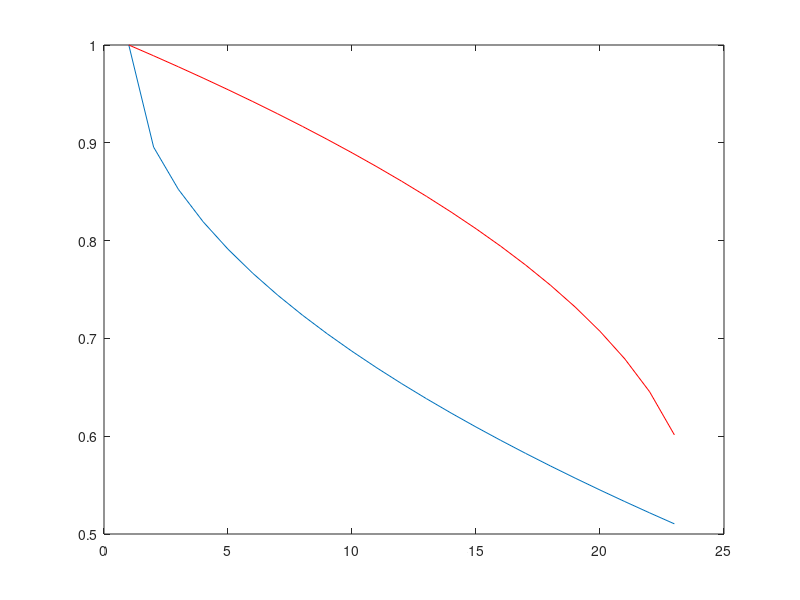

The MATLAB source for this figure:

theta=0:0.01:0.2294;

f1=1- sqrt(1.0897 *theta); 
f2=(1+sqrt(1-4*1.0897*theta))/2;


plot(f1); 
hold on;
plot(f2,'r');
 